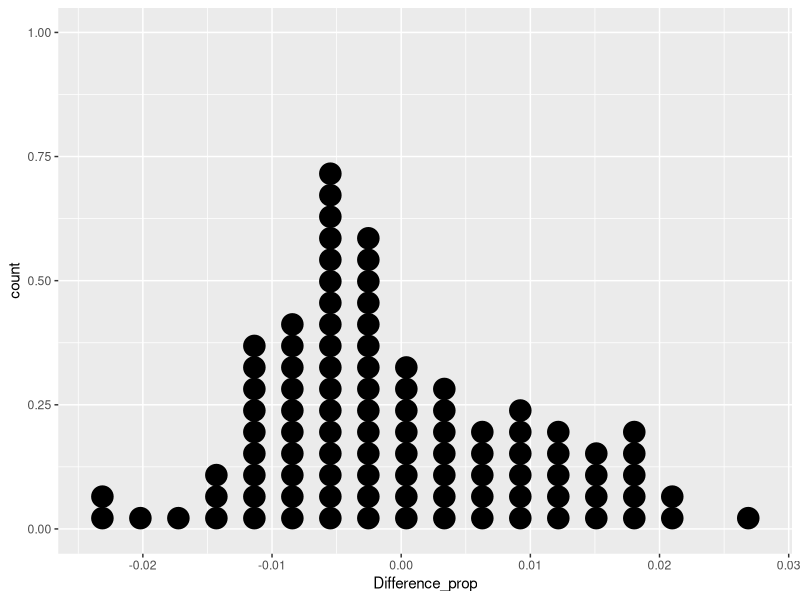

R code for this plot:
## ---- chunk 1
knitr::opts_chunk$set(echo = TRUE)
library(ggplot2)
library(dplyr)
## ---- chunk 2
# example
x <- c("apple", "pear", "strawberry", "orange", "lemon")

sample(x, 3) # picks 3 unique fruits from the vector (without replacement)
sample(x, 10, replace=TRUE) # picks 10 fruits, allowing repeats (sampling with replacement)

## ---- chunk 3
# Example: Print numbers from 1 to 5
for (i in 1:5) {
  print(i)
}

# Example: Simulate rolling a die 5 times and record it
rolls <- rep(0, 5)
for (i in 1:5) {
  rolls[i] <- sample(1:6, 1)
}
rolls

## ---- chunk 4
# Example: Function to calculate (a+b)^2
square <- function(a,b) {
  value = (a+b)^2
  return(value)
}
square(1,2) # Output: 9
square(2,3) # Ouptut: 25


## ---- chunk 5
# Example: Roll a die 3 times using a loop within a function
roll_multiple <- function(runs) {
  # rolls <- numeric(runs)
  rolls <- rep(0, runs) # create rolls vector of 0
 
   for (i in 1:runs) {
    rolls[i] <- sample(1:6, 1)
  }
  
  return(rolls)
}
roll_multiple(5)



## ---- chunk 6

#Outcome from those two dice

dice1 <- sample(1:6, 1)
dice2 <- sample(1:6, 1)

sum_of_two <- dice1 + dice2
sum_of_two


## ---- chunk 7

myoutcome = rep(0, 100) # make a vector of size 100 that has all zero's

for (i in 1:100){
  dice1 <- sample(1:6, 1)
  dice2 <- sample(1:6, 1)
  sum_of_two <- dice1 + dice2
  myoutcome[i] <- sum_of_two
}

head(myoutcome) # print first 6 entries


## ---- chunk 8

twodice_outcome <- function(){
  dice1 <- sample(1:6, 1)
  dice2 <- sample(1:6, 1)
  
  sum_of_two <- dice1 + dice2
  myoutcome <- sum_of_two
  
  return(myoutcome)
}
twodice_outcome() # this function works as one simulation run


myoutcome <- replicate(n=30, twodice_outcome()) # 10 runs
myoutcome



## ---- chunk 9
myoutcome <- replicate(n=30, twodice_outcome())
outcome_table <- table(myoutcome)
n <- length(myoutcome)
prob_outcome <- outcome_table/n
prob_outcome 

# how to ensure that it is proper probability? 
sum(prob_outcome) # it needs to add up to 1

## ---- chunk 10
outcome_table * prob_outcome
names(outcome_table) # we need this
values <- as.numeric(names(outcome_table) ) 

# or
# values <- 2:12 

sum(values * prob_outcome)
mu_hat = sum(values * prob_outcome)


## ---- chunk 11


sigma_2_hat <- sum( (values-mu_hat)^2 * prob_outcome  )
sigma_2_hat
## ---- chunk 12

sim_fn <- function(n=1000){
 myoutcome = rep(0, n)

  for (i in 1:n){
    dice1 <- sample(1:6, 1)
    dice2 <- sample(1:6, 1)
    sum_of_two <- dice1 + dice2
    myoutcome[i] <- sum_of_two
  }
  factored_outcome <- factor(myoutcome)
  outcome_table <- table(factored_outcome)
  
  prob_outcome <- outcome_table/n

  values <- as.numeric(names(outcome_table) ) 


  mu_hat = sum(values * prob_outcome)

  sigma_2_hat <- sum( (values-mu_hat)^2 * prob_outcome  )
  output <- list(mu = mu_hat, sigma2 = sigma_2_hat)
  return(output)
}


sim_fn(100)

sim_fn(1000)

sim_fn(10000)

sim_fn(100000)
## ---- chunk 13
data <- c(rep("yes", 46), rep("no", 1314))
head(data)
## ---- chunk 14
index <- sample(1:length(data), 684) # this is where we allocate patients regardless of cause of deaths (that means it is under the null hypothesis data)

Placebo <- data[index]
Aspirin <- data[-index]
## ---- chunk 15
group <- c(rep("Placebo", length(Placebo)), rep("Aspirin", length(Aspirin)))
outcome <- c(Placebo, Aspirin)
df <- data.frame(Group = group, Outcome = outcome)
df_table <- table(df)
df_table
## ---- chunk 16
ratio1 = df_table[3] / 684
ratio2 = df_table[4] / 676
ratio2-ratio1
## ---- chunk 17
sim_function<-function(){
  index <- sample(1:1360, 684)
  Placebo <- data[index]
  Aspirin <- data[-index]
  group <- c(rep("Placebo", length(Placebo)), rep("Aspirin", length(Aspirin)))
  outcome <- c(Placebo, Aspirin)
  df <- data.frame(Group = group, Outcome = outcome)
  
  df_table <- table(df)
  ratio1 = df_table[3] / 684
  ratio2 = df_table[4] / 676

  out <- ratio2-ratio1
  
  
  return(out)
}

sim_function()
## ---- chunk 18
library(ggplot2)
rates <- rep(0,100)

for (i in 1:100){
  rates[i] <- sim_function()
}
sim_df <- data.frame(Difference_prop=rates)
ggplot(data=sim_df, aes(x=Difference_prop)) + geom_dotplot()


## ---- chunk 19

#
#



## ---- chunk 20
#
#
#
## ---- chunk 21
#
#
#

